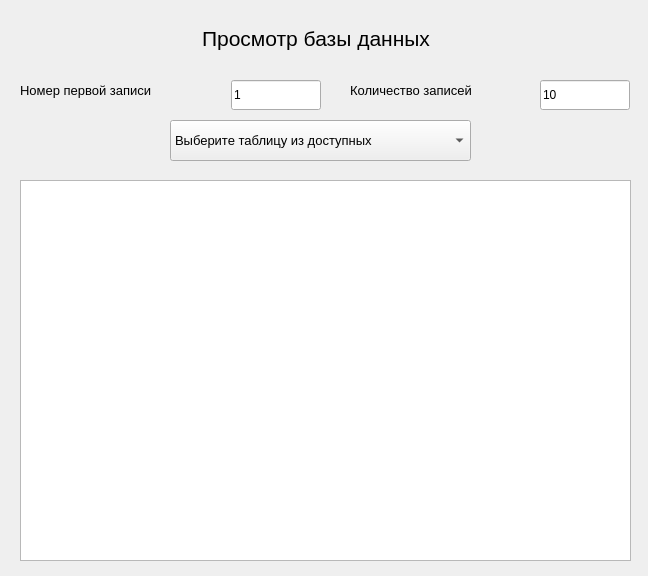
<?xml version="1.0" encoding="UTF-8"?>
<ui version="4.0">
 <class>database_view</class>
 <widget class="QDialog" name="database_view">
  <property name="geometry">
   <rect>
    <x>0</x>
    <y>0</y>
    <width>648</width>
    <height>576</height>
   </rect>
  </property>
  <property name="windowTitle">
   <string>Dialog</string>
  </property>
  <widget class="QLabel" name="label">
   <property name="geometry">
    <rect>
     <x>170</x>
     <y>20</y>
     <width>292</width>
     <height>36</height>
    </rect>
   </property>
   <property name="font">
    <font>
     <pointsize>16</pointsize>
    </font>
   </property>
   <property name="text">
    <string>Просмотр базы данных</string>
   </property>
   <property name="alignment">
    <set>Qt::AlignCenter</set>
   </property>
  </widget>
  <widget class="QComboBox" name="db_combo">
   <property name="geometry">
    <rect>
     <x>170</x>
     <y>120</y>
     <width>301</width>
     <height>41</height>
    </rect>
   </property>
   <property name="font">
    <font>
     <pointsize>10</pointsize>
    </font>
   </property>
   <property name="editable">
    <bool>false</bool>
   </property>
   <property name="currentText">
    <string>Выберите таблицу из доступных</string>
   </property>
   <item>
    <property name="text">
     <string>Выберите таблицу из доступных</string>
    </property>
   </item>
  </widget>
  <widget class="QTableView" name="table_view">
   <property name="geometry">
    <rect>
     <x>20</x>
     <y>180</y>
     <width>611</width>
     <height>381</height>
    </rect>
   </property>
  </widget>
  <widget class="QLineEdit" name="first_number_edit">
   <property name="geometry">
    <rect>
     <x>231</x>
     <y>80</y>
     <width>90</width>
     <height>30</height>
    </rect>
   </property>
   <property name="text">
    <string>1</string>
   </property>
  </widget>
  <widget class="QLineEdit" name="records_limit_edit">
   <property name="geometry">
    <rect>
     <x>540</x>
     <y>80</y>
     <width>90</width>
     <height>30</height>
    </rect>
   </property>
   <property name="text">
    <string>10</string>
   </property>
  </widget>
  <widget class="QLabel" name="label_3">
   <property name="geometry">
    <rect>
     <x>20</x>
     <y>80</y>
     <width>181</width>
     <height>21</height>
    </rect>
   </property>
   <property name="font">
    <font>
     <pointsize>10</pointsize>
    </font>
   </property>
   <property name="text">
    <string>Номер первой записи</string>
   </property>
   <property name="alignment">
    <set>Qt::AlignLeading|Qt::AlignLeft|Qt::AlignVCenter</set>
   </property>
  </widget>
  <widget class="QLabel" name="label_4">
   <property name="geometry">
    <rect>
     <x>350</x>
     <y>80</y>
     <width>171</width>
     <height>21</height>
    </rect>
   </property>
   <property name="font">
    <font>
     <pointsize>10</pointsize>
    </font>
   </property>
   <property name="text">
    <string>Количество записей</string>
   </property>
   <property name="alignment">
    <set>Qt::AlignLeading|Qt::AlignLeft|Qt::AlignVCenter</set>
   </property>
  </widget>
 </widget>
 <resources/>
 <connections/>
</ui>
